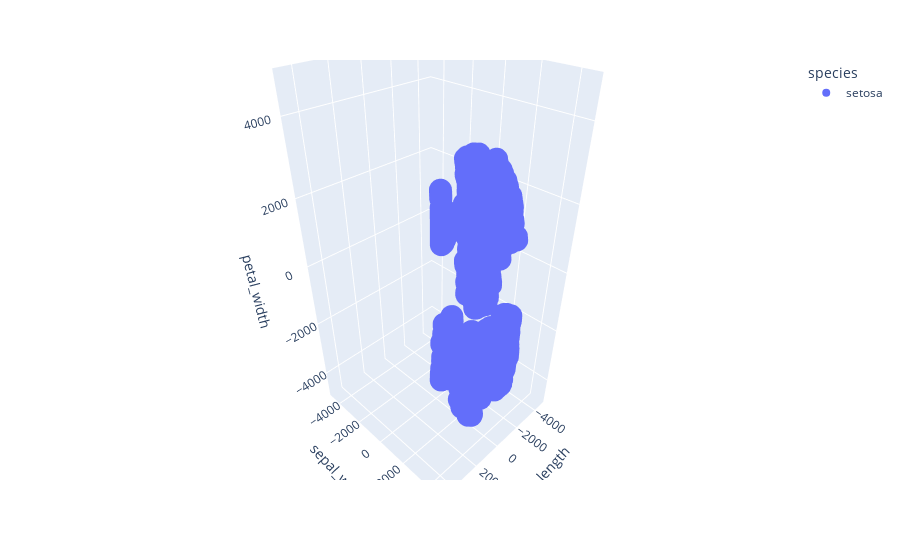

This figure's notebook cell:
### Code cell
cat_g = ['setosa']
sample_cat = [cat_g[np.random.randint(0,1)] for i in range (len(my_sample_z))]

df = pd.DataFrame(my_sample_x_2,columns=['sepal_length'])
df['sepal_width'] = my_sample_y_2
df['petal_width'] = my_sample_z_2
df['species'] = sample_cat
df.head()
fig = px.scatter_3d(df, x='sepal_length', y='sepal_width', z='petal_width',
    color='species',range_x = [-5000,5000],range_y = [-5000,5000],range_z=[-5000,5000], size_max=1)
fig.show()

### Figure 1 — Plotly figure (JSON) as saved in the notebook; plotly's stock layout.template omitted (floating-point values rounded to 4 significant figures; data arrays with more than 128 entries replaced by an {"elided": "..."} marker saying what was removed)
{"data": [{"hovertemplate": "species=setosa<br>sepal_length=%{x}<br>sepal_width=%{y}<br>petal_width=%{z}<extra></extra>", "legendgroup": "setosa", "marker": {"color": "#636efa", "symbol": "circle"}, "mode": "markers", "name": "setosa", "scene": "scene", "showlegend": true, "type": "scatter3d", "x": {"elided": "6314 float values"}, "y": {"elided": "6314 float values"}, "z": {"elided": "6314 float values"}}], "layout": {"legend": {"title": {"text": "species"}, "tracegroupgap": 0}, "margin": {"t": 60}, "scene": {"domain": {"x": [0, 1], "y": [0, 1]}, "xaxis": {"range": [-5000, 5000], "title": {"text": "sepal_length"}}, "yaxis": {"range": [-5000, 5000], "title": {"text": "sepal_width"}}, "zaxis": {"range": [-5000, 5000], "title": {"text": "petal_width"}}}}}
